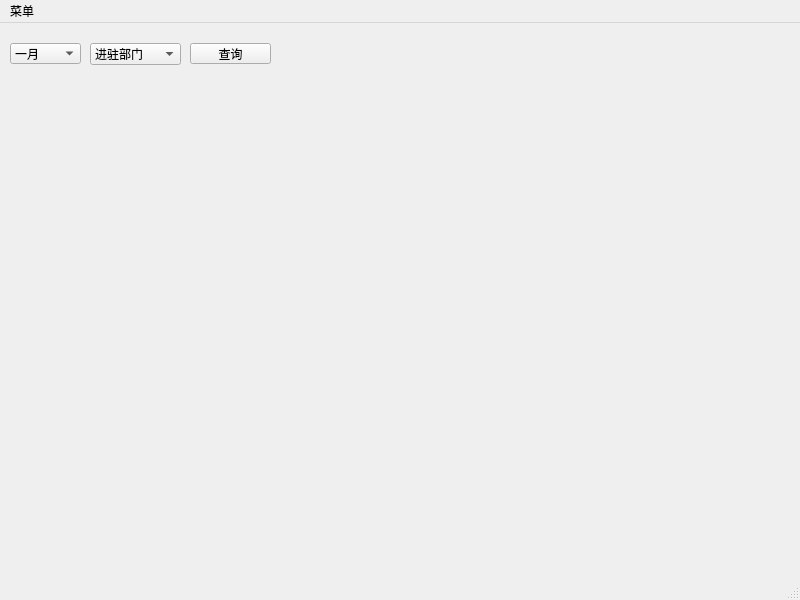
<?xml version="1.0" encoding="UTF-8"?>
<ui version="4.0">
 <class>MainWindow</class>
 <widget class="QMainWindow" name="MainWindow">
  <property name="geometry">
   <rect>
    <x>0</x>
    <y>0</y>
    <width>800</width>
    <height>600</height>
   </rect>
  </property>
  <property name="windowTitle">
   <string>MainWindow</string>
  </property>
  <widget class="QWidget" name="centralwidget">
   <widget class="QPushButton" name="pushButton">
    <property name="geometry">
     <rect>
      <x>190</x>
      <y>20</y>
      <width>81</width>
      <height>21</height>
     </rect>
    </property>
    <property name="text">
     <string>查询</string>
    </property>
   </widget>
   <widget class="QComboBox" name="comboBox">
    <property name="geometry">
     <rect>
      <x>10</x>
      <y>20</y>
      <width>71</width>
      <height>21</height>
     </rect>
    </property>
    <item>
     <property name="text">
      <string>一月</string>
     </property>
    </item>
    <item>
     <property name="text">
      <string>二月</string>
     </property>
    </item>
    <item>
     <property name="text">
      <string>三月</string>
     </property>
    </item>
    <item>
     <property name="text">
      <string>四月</string>
     </property>
    </item>
    <item>
     <property name="text">
      <string>五月</string>
     </property>
    </item>
    <item>
     <property name="text">
      <string>六月</string>
     </property>
    </item>
    <item>
     <property name="text">
      <string>七月</string>
     </property>
    </item>
    <item>
     <property name="text">
      <string>八月</string>
     </property>
    </item>
    <item>
     <property name="text">
      <string>九月</string>
     </property>
    </item>
    <item>
     <property name="text">
      <string>十月</string>
     </property>
    </item>
    <item>
     <property name="text">
      <string>十一月</string>
     </property>
    </item>
    <item>
     <property name="text">
      <string>十二月</string>
     </property>
    </item>
   </widget>
   <widget class="QComboBox" name="comboBox_2">
    <property name="geometry">
     <rect>
      <x>90</x>
      <y>20</y>
      <width>91</width>
      <height>22</height>
     </rect>
    </property>
    <item>
     <property name="text">
      <string>进驻部门</string>
     </property>
    </item>
    <item>
     <property name="text">
      <string>交易中心</string>
     </property>
    </item>
   </widget>
  </widget>
  <widget class="QMenuBar" name="menubar">
   <property name="geometry">
    <rect>
     <x>0</x>
     <y>0</y>
     <width>800</width>
     <height>23</height>
    </rect>
   </property>
   <widget class="QMenu" name="menu">
    <property name="title">
     <string>菜单</string>
    </property>
    <addaction name="actionquit"/>
   </widget>
   <addaction name="menu"/>
  </widget>
  <widget class="QStatusBar" name="statusbar"/>
  <action name="actionquit">
   <property name="text">
    <string>quit</string>
   </property>
  </action>
 </widget>
 <resources/>
 <connections/>
</ui>
